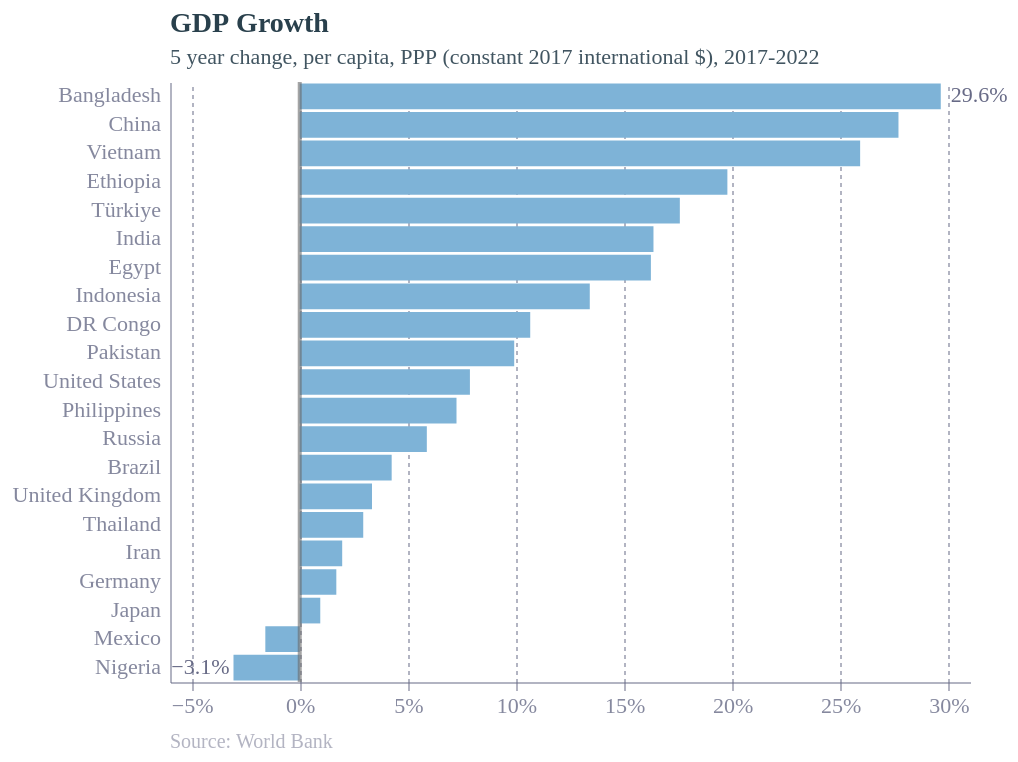

The Vega-Lite source for this figure:
### Vega-Lite specification from a JSON file in a GitHub repository (floating-point values rounded to 4 significant figures)
{"config": {"font": "Circular Std", "text": {"color": "#676A86", "align": "left", "baseline": "middle", "dx": 7, "dy": 0, "fontSize": 11}, "view": {"stroke": null, "continuousWidth": 400, "continuousHeight": 300, "discreteWidth": 400, "discreteHeight": 300}, "bar": {"color": "#179fdb"}, "line": {"color": "#e6224b"}, "rule": {"color": "#676A86"}, "point": {"filled": true, "size": 80, "color": "#e6224b", "opacity": 0.95}, "geoshape": {"stroke": "white", "strokeWidth": 0.3}, "rect": {"fill": "#d6d4d4", "opacity": 0.3}, "axis": {"labelColor": "#676A86", "labelFontSize": 11, "labelFont": "Circular Std", "labelOpacity": 0.8, "tickColor": "#676A86", "tickOpacity": 0.5, "domainColor": "#676A86", "domainOpacity": 0.5, "gridColor": "#676A86", "gridDash": [2, 2], "gridOpacity": 0.5, "title": null, "titleColor": "#676A86", "titleOpacity": 0.8, "tickSize": 4}, "axisXDiscrete": {"grid": false, "labelAngle": 0, "tickCount": 10, "tickOpacity": 0.5, "title": null}, "axisYDiscrete": {"ticks": false, "labelPadding": 5}, "axisXTemporal": {"grid": false, "ticks": true}, "axisXQuantitative": {"grid": true}, "axisYQuantitative": {"gridColor": "#676A86", "gridDash": [1, 5], "gridOpacity": 0.5, "ticks": false, "labelPadding": 5, "tickCount": 8, "titleAngle": 0, "titleAlign": "left", "titleBaseline": "bottom", "titleX": 0, "titleY": -5}, "title": {"color": "#122b39E6", "subtitleColor": "#122b39CC", "font": "Circular Std", "subtitleFont": "Circular Std", "anchor": "start", "fontSize": 14, "subtitleFontSize": 11, "subtitlePadding": 4, "offset": 6, "frame": "group"}, "legend": {"titleColor": "#122b39", "title": null, "labelColor": "#122b39", "labelFontSize": 11}}, "layer": [{"mark": {"type": "bar", "color": "rgb(126,179,215)"}, "encoding": {"x": {"axis": {"tickCount": 6, "format": "%"}, "field": "Growth", "scale": {"domain": [-0.06, 0.31], "nice": false}, "type": "quantitative"}, "y": {"field": "Country", "sort": "-x", "type": "nominal"}}, "title": {"text": "GDP Growth", "subtitle": ["5 year change, per capita, PPP (constant 2017 international $), 2017-2022"]}}, {"mark": {"type": "text", "align": {"expr": "datum.Growth < 0 ? \"right\" : \"left\""}, "baseline": "middle", "dx": {"expr": "datum.Growth < 0 ? -2 : 5"}}, "encoding": {"opacity": {"condition": {"test": {"field": "ISO3", "oneOf": ["BGD", "NGA"]}, "value": 1}, "value": 0}, "text": {"field": "Growth", "format": ",.1%", "type": "nominal"}, "x": {"axis": {"tickCount": 6, "format": "%"}, "field": "Growth", "scale": {"domain": [-0.06, 0.31], "nice": false}, "type": "quantitative"}, "y": {"field": "Country", "sort": "-x", "type": "nominal"}}, "title": {"text": "GDP Growth", "subtitle": ["5 year change, per capita, PPP (constant 2017 international $), 2017-2022"]}}, {"data": {"name": "data-d285a7403ed98ae579761d64a864032b"}, "mark": {"type": "text", "align": "left", "dx": 0, "dy": 0, "fontSize": 10, "opacity": 0.5, "text": "Source: World Bank"}, "encoding": {"x": {"value": 0}, "y": {"value": 330}}}, {"data": {"name": "data-d285a7403ed98ae579761d64a864032b"}, "mark": {"type": "rule", "color": "dimgrey", "opacity": 0.6, "size": 2}, "encoding": {"x": {"field": "x", "type": "quantitative"}}}], "data": {"name": "data-35de3d8152f5d1947c3b70e5a68db29e"}, "height": 300, "width": 400, "$schema": "https://vega.github.io/schema/vega-lite/v5.17.0.json", "datasets": {"data-35de3d8152f5d1947c3b70e5a68db29e": [{"Country": "Bangladesh", "ISO3": "BGD", "GDPpc_2017": 4831.0, "GDPpc_2022": 6263.0, "Growth": 0.2965}, {"Country": "Brazil", "ISO3": "BRA", "GDPpc_2017": 14480.0, "GDPpc_2022": 15090.0, "Growth": 0.04252}, {"Country": "China", "ISO3": "CHN", "GDPpc_2017": 14240.0, "GDPpc_2022": 18190.0, "Growth": 0.2769}, {"Country": "DR Congo", "ISO3": "COD", "GDPpc_2017": 1024.0, "GDPpc_2022": 1133.0, "Growth": 0.1066}, {"Country": "Egypt", "ISO3": "EGY", "GDPpc_2017": 11000.0, "GDPpc_2022": 12780.0, "Growth": 0.1624}, {"Country": "Ethiopia", "ISO3": "ETH", "GDPpc_2017": 1988.0, "GDPpc_2022": 2381.0, "Growth": 0.1978}, {"Country": "Germany", "ISO3": "DEU", "GDPpc_2017": 53070.0, "GDPpc_2022": 53970.0, "Growth": 0.01692}, {"Country": "India", "ISO3": "IND", "GDPpc_2017": 6112.0, "GDPpc_2022": 7112.0, "Growth": 0.1636}, {"Country": "Indonesia", "ISO3": "IDN", "GDPpc_2017": 10940.0, "GDPpc_2022": 12410.0, "Growth": 0.1341}, {"Country": "Iran", "ISO3": "IRN", "GDPpc_2017": 15160.0, "GDPpc_2022": 15460.0, "Growth": 0.01964}, {"Country": "Japan", "ISO3": "JPN", "GDPpc_2017": 41440.0, "GDPpc_2022": 41840.0, "Growth": 0.009499}, {"Country": "Mexico", "ISO3": "MEX", "GDPpc_2017": 20580.0, "GDPpc_2022": 20250.0, "Growth": -0.01591}, {"Country": "Nigeria", "ISO3": "NGA", "GDPpc_2017": 5120.0, "GDPpc_2022": 4963.0, "Growth": -0.03063}, {"Country": "Pakistan", "ISO3": "PAK", "GDPpc_2017": 4892.0, "GDPpc_2022": 5377.0, "Growth": 0.0992}, {"Country": "Philippines", "ISO3": "PHL", "GDPpc_2017": 8002.0, "GDPpc_2022": 8582.0, "Growth": 0.07251}, {"Country": "Russia", "ISO3": "RUS", "GDPpc_2017": 25930.0, "GDPpc_2022": 27450.0, "Growth": 0.05878}, {"Country": "Thailand", "ISO3": "THA", "GDPpc_2017": 17010.0, "GDPpc_2022": 17510.0, "Growth": 0.02937}, {"Country": "Türkiye", "ISO3": "TUR", "GDPpc_2017": 28190.0, "GDPpc_2022": 33150.0, "Growth": 0.1758}, {"Country": "United Kingdom", "ISO3": "GBR", "GDPpc_2017": 46050.0, "GDPpc_2022": 47590.0, "Growth": 0.03342}, {"Country": "United States", "ISO3": "USA", "GDPpc_2017": 59910.0, "GDPpc_2022": 64620.0, "Growth": 0.07871}, {"Country": "Vietnam", "ISO3": "VNM", "GDPpc_2017": 9051.0, "GDPpc_2022": 11400.0, "Growth": 0.2592}], "data-d285a7403ed98ae579761d64a864032b": [{"x": 0}]}}
